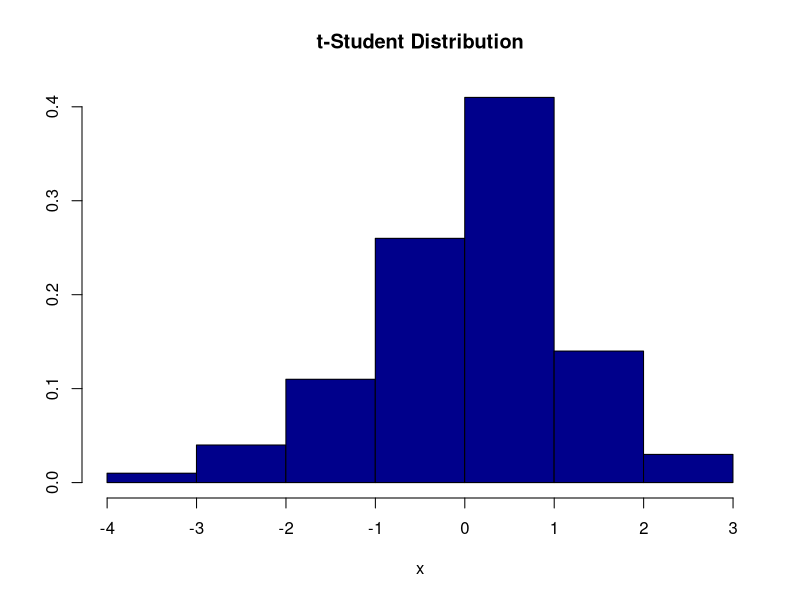
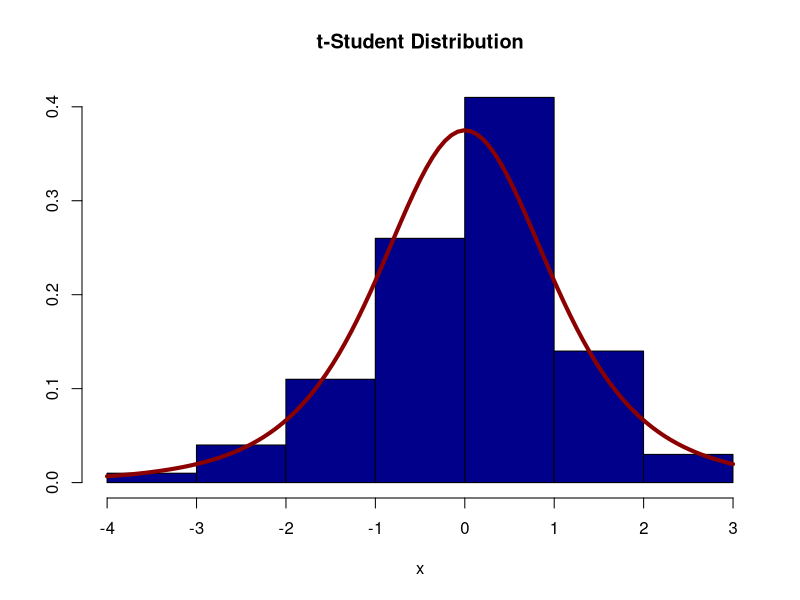
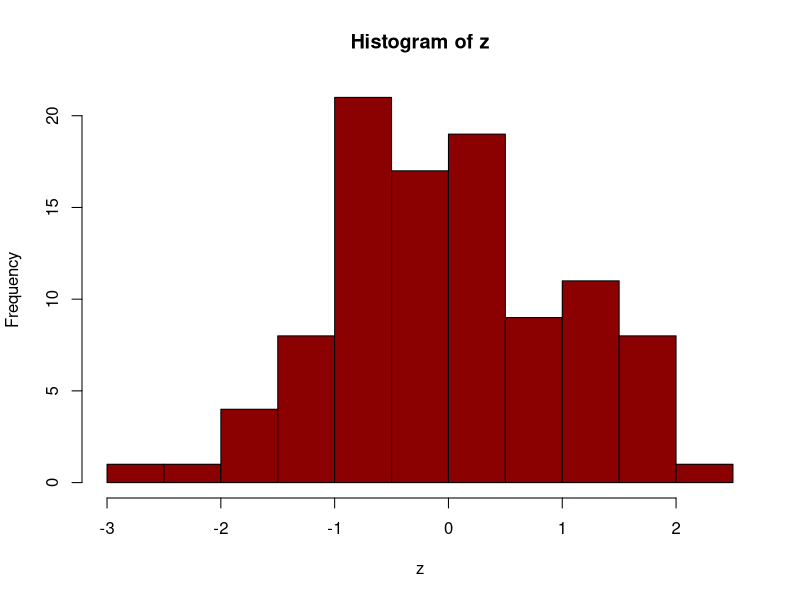
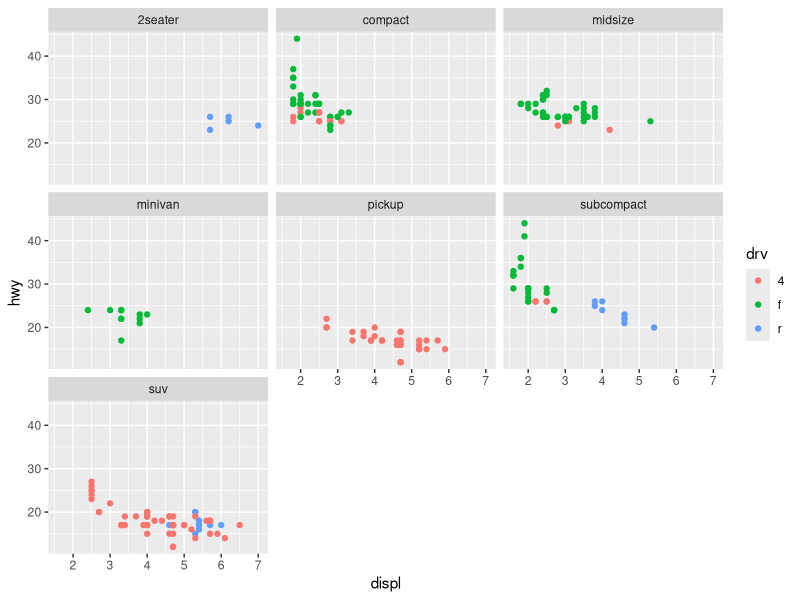

Write the R code that produced these figures, in order.
## ---- chunk 1
knitr::opts_chunk$set(echo = TRUE)
library(ggplot2)
## ---- chunk 2
set.seed(1234)
x <- rt(100,4)
MASS::truehist(x, col = "blue4", main = "t-Student Distribution")

## ---- chunk 3
MASS::truehist(x, col = "blue4", main = "t-Student Distribution")
curve(dt(x, 4), add = T, col = "red4", lwd=4)


## ---- chunk 4

f <- function(x, a, b){
  return (x-a)/b
}

x_norm <- rnorm(100,2,2)
y <- f(x_norm, min(x_norm), max(x_norm)-min(x_norm))

summary(x_norm)
summary(y)
## ---- chunk 5
s <- f(x_norm, mean(x_norm), sd(x_norm))
z <- (x_norm - mean(x_norm))/sd(x_norm)
summary(z)
hist(z, col = "red4")
sd(z)
## ---- chunk 6
ggplot(mpg, aes(displ, hwy, color = drv)) + geom_point() + facet_wrap(~ class)

